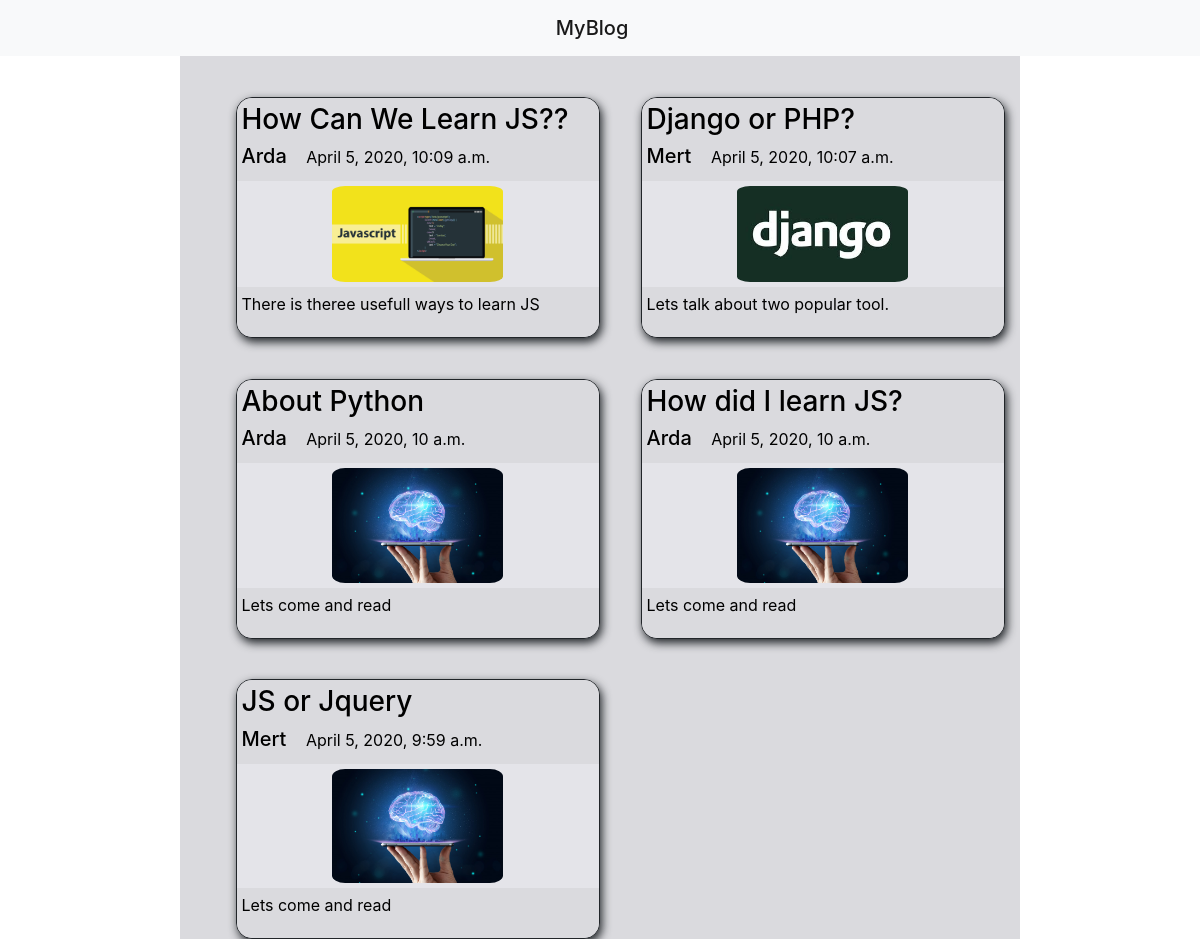
The page / on the database its author committed.
### Blog/models.py (models this page shows, shortened)
class Post(models.Model):
    creator = models.ForeignKey(Creator, max_length=150,on_delete=models.CASCADE)
    created_date = models.DateTimeField(auto_now=True)
    title = models.CharField(max_length=500)
    subtitle = models.CharField(max_length=500,default="Lets come and read")
    image = models.ImageField(default='default.jpg',upload_to='media/')
    content = models.TextField()

class Creator(models.Model):
    name = models.CharField(max_length=200)
    join_date = models.DateField(auto_now=True)
    def __str__(self):
        return self.name

### Blog/views.py (the view)
# urls.py: path('',views.index,name="home"),
def index(request):
    posts = Post.objects.all().order_by("-created_date")
    context = {
        'Post':Post,
        'posts':posts,
    }
    return render(request,'Blog/main.html',context)

### Blog/templates/Blog/main.html
{%include 'Blog/template.html' %}
{% block content %}
{% load static %}
<nav class="navbar navbar-light bg-light" style="text-align: center;justify-content: center;">
  <span class="navbar-brand mb-0 h1">MyBlog</span>
</nav>
      <div class="container">
        {%for post in posts%}
        <div class="blog" style="background-color:#DADADE;"><a href="{% url 'detail_page' post.id %}">
          <div class="blog-title" style="padding:5px;color: black">
            <h3>{{post.title}}</h3>
            <h5 class="creator">{{post.creator}}</h5>
            <span class="date"> {{post.created_date}}</span>
            </div>
            <div class="image">
              <img class="blog-img" src="{{post.image.url}}" alt="">
            </div>
            <div class="blog_content" style="padding:5px;color:black;background-color: #DADADE;">
              <p class="text">{{post.subtitle}}</p>
            </div>
        </a></div>
      {%endfor%}
      </div>
{%endblock%}

### Blog/templates/Blog/template.html (shortened to what this page needs)
{% load static %}
<!doctype html>
<html lang="en">
  <head>
    <link rel="stylesheet" href="https://stackpath.bootstrapcdn.com/bootstrap/4.4.1/css/bootstrap.min.css">
    <link rel="stylesheet" href="../../static/style.css">
  </head>
  <body>
  </body>
</html>

### Blog/static/style.css (style rules this page uses)
.blog { margin-left: 5%; margin-top: 5%; border: #E4E4E9; border-radius: 16px; box-shadow: 2px 4px 10px; width: 45%; border: 0.5px solid; background-color: #DADADE; }
.container { display: flex; flex-wrap: wrap; width:70%; background-color: #DADADE; }
.blog-title { background-color: #DADADE; border-top-left-radius: 15px; border-top-right-radius: 15px; }
.blog_content { width: 100%; display:inline-block; background-color: #DADADE; border-bottom-right-radius : 15px; border-bottom-left-radius : 15px; text-align: left; }
.image { background-color: #E4E4E9; }
.blog-img { display: block; justify-content: center; padding:5px; margin: auto; width: 50%; border-radius: 10%; }
.creator { display: inline-flex; text-align: left; justify-content: flex-start; }
.date { padding-left: 15px; font-size: 16px; }

### rows shown on the page
Post: title "How Can We Learn JS??", creator "Arda", created_date "April 5, 2020, 10:09 a.m.", image (picture), subtitle "There is theree usefull ways to learn JS"
Post: title "Django or PHP?", creator "Mert", created_date "April 5, 2020, 10:07 a.m.", image (picture), subtitle "Lets talk about two popular tool."
Post: title "About Python", creator "Arda", created_date "April 5, 2020, 10 a.m.", image (placeholder picture), subtitle "Lets come and read"
Post: title "How did I learn JS?", creator "Arda", created_date "April 5, 2020, 10 a.m.", image (placeholder picture), subtitle "Lets come and read"
Post: title "JS or Jquery", creator "Mert", created_date "April 5, 2020, 9:59 a.m.", image (placeholder picture), subtitle "Lets come and read"
